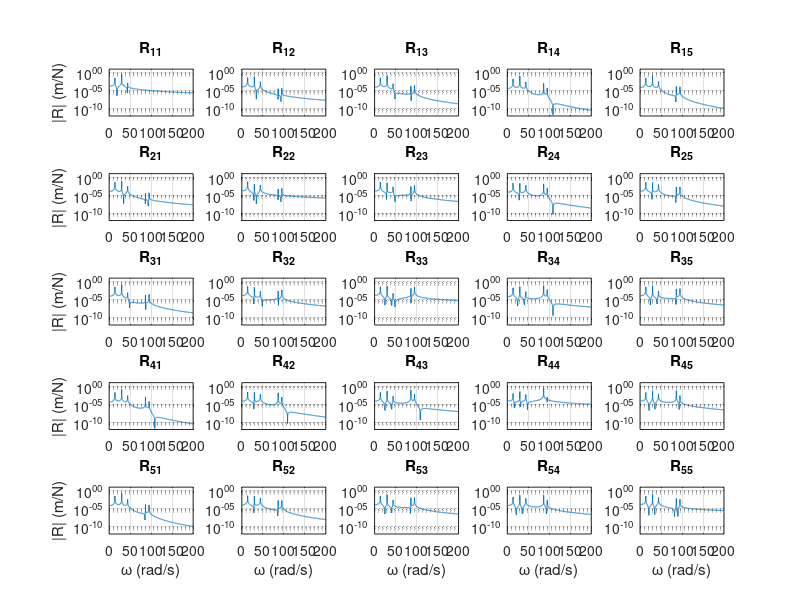

This figure's MATLAB source:
% Programa para frecuencias naturales
% y formas modales de sistemas de multiples
% grados de libertad de parametros concentrados
% y estimacion de la receptancia
% Sergio Rojas 2026_10_29
% Adaptado al sistema 4 de la tarea 8 (5 GDL)
clc, clear, close all
% Definir el sistema vibratorio
matricula=8837;
k1=3000; k2=5000; k3=17000; k4=10000; k5=2000;
k6=matricula; k7=2*matricula;
m1=10; m2=15; m3=5; m4=3; m5=matricula/1000;
disp("Matriz de masa")
M=diag([m1 m2 m3 m4 m5])
disp("Matriz de rigidez")
K=[k1+k2  -k2     0         0         0;
   -k2    k2+k3  -k3        0         0;
   0     -k3      k3+k5+k7 -k5       -k7;
   0      0      -k5        k4+k5+k6 -k6;
   0      0      -k7       -k6        k6+k7]
%Valores y vectores caracteristicos
[vec,val]=eig(M\K);
[lambda,orden]=sort(diag(val));
vec=vec(:,orden);
disp("Vectores caracteristicos (cada columna es un modo, x1=1)")
vec=vec./vec(1,:)
disp("frecuencias naturales (rad/s)")
fn=sqrt(lambda)
% Estimacion de la receptancia
w=0:0.1:200;
n=size(M,1);
for j=1:length(w)
    Re(:,:,j)=inv(-w(j).^2*M+K);
end
% Graficas de receptancia: fila a = respuesta, columna b = fuerza
figure('Position',[50 50 1150 1050])
for a=1:n
    for b=1:n
        subplot(n,n,(a-1)*n+b)
        semilogy(w,abs(squeeze(Re(a,b,:))))
        grid on, xlim([0 200]), ylim([1e-12 10])
        yticks([1e-10 1e-5 1])
        title(sprintf('R_{%d%d}',a,b))
        if a==n, xlabel('\omega (rad/s)'), end
        if b==1, ylabel('|R| (m/N)'), end
    end
end
